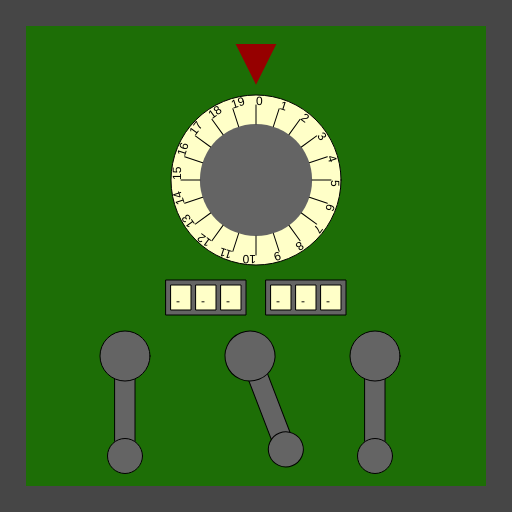
Frame 1 (no input)
Frame 60 (no input): identical to frame 1, image omitted
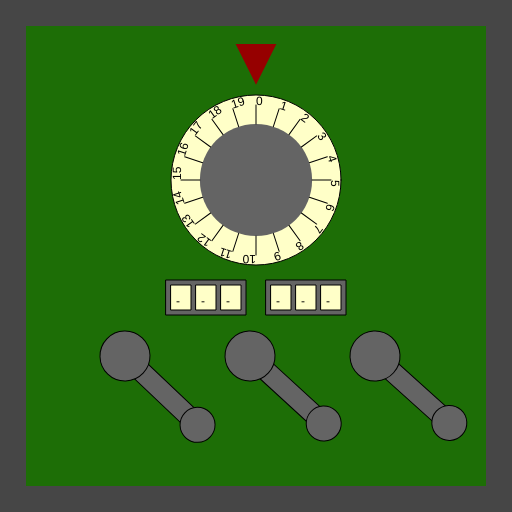
Frame 120 (the mouse pressed at the canvas centre since frame 60)

The p5.js sketch that drew these frames (run headless with seeded random() and noise() and a simulated clock; from frame 60 on, the mouse is pressed at the canvas centre):

// p5.js sketch
// ── sketch.js
/*

Officer: 4378685
CaseNum: 303-3-26128709-4378685

Case 303 - The Case of the Crooked Attorney
Stage 4 - The Courthouse

Torvalds has his final safe in his courthouse chambers. Luckily there is a court case proceeding.
You can sneak into his chambers whilst he makes his closing statement.

Crack the safe by doing the following:

	Whilst the mouse is being dragged:
	- Use the 'map' function to scale mouseX to values ranging from 3 to 15.
	- Assign the output to Restricted_Storage_Key_0

	When any key is released:
	- Use the 'random' function to produce random values ranging from 2 to 16.
	- Assign the output to Restricted_Storage_Key_1

	When any key is released:
	- Make Restricted_Storage_Key_2 equal to the value of 'keyCode'

	When the mouse button is pressed:
	- Use the 'map' function to scale mouseY to values ranging from 19 to 74.
	- Assign the output to Restricted_Storage_Key_3

	Whilst the mouse is moving:
	- Use the 'map' function to scale mouseX to values ranging from 21 to 74.
	- Assign the output to Restricted_Storage_Key_4

	When the mouse button is pressed:
	- Use the 'map' function to scale mouseX to values ranging from 18 to 78.
	- Assign the output to Restricted_Storage_Key_5



This time you'll need to create the relevant event handlers yourself.

There are many possible ways of investigating this case, but you
should use ONLY the following commands:

	- The assignment operator aka. the equals sign !
	- mouseX, mouseY
	- key, keyCode
	- random
	- map

*/

//declare the variables

var Restricted_Storage_Key_0;
var Restricted_Storage_Key_1;
var Restricted_Storage_Key_2;
var Restricted_Storage_Key_3;
var Restricted_Storage_Key_4;
var Restricted_Storage_Key_5;


function preload()
{
	//IMAGES WILL BE LOADED HERE

}

function setup()
{
	createCanvas(512,512);

	//initialise the variables
	Restricted_Storage_Key_0 = 0;
	Restricted_Storage_Key_1 = "";
	Restricted_Storage_Key_2 = "";
	Restricted_Storage_Key_3 = 0;
	Restricted_Storage_Key_4 = 0;
	Restricted_Storage_Key_5 = 0;

}

///////////////////EVENT HANDLERS///////////////////
//	Whilst the mouse is being dragged:
//	- Use the 'map' function to scale mouseX to values ranging from 3 to 15.
//	- Assign the output to Restricted_Storage_Key_0
//
//	When any key is released:
//	- Use the 'random' function to produce random values ranging from 2 to 16.
//	- Assign the output to Restricted_Storage_Key_1
//
//	When any key is released:
//	- Make Restricted_Storage_Key_2 equal to the value of 'keyCode'
//
//	When the mouse button is pressed:
//	- Use the 'map' function to scale mouseY to values ranging from 19 to 74.
//	- Assign the output to Restricted_Storage_Key_3
//
//	Whilst the mouse is moving:
//	- Use the 'map' function to scale mouseX to values ranging from 21 to 74.
//	- Assign the output to Restricted_Storage_Key_4
//
//	When the mouse button is pressed:
//	- Use the 'map' function to scale mouseX to values ranging from 18 to 78.
//	- Assign the output to Restricted_Storage_Key_5
//

//Create event handlers here to open the safe ...
function mouseMoved()
{
	console.log("mouseMoved", mouseX, mouseY);
    Restricted_Storage_Key_4 = map(mouseX, 0, width, 21, 74);
}

function mouseDragged()
{
	console.log("mouseDragged", mouseX, mouseY);
    Restricted_Storage_Key_0 = map(mouseX, 0, width, 3, 15);
}

function mousePressed()
{
	console.log("mousePressed");
    Restricted_Storage_Key_3 = map(mouseY, 0, height, 19, 74);
    Restricted_Storage_Key_5 = map(mouseX,0, width, 18, 78);
}

function mouseReleased()
{
	console.log("mouseReleased");

}

function keyPressed()
{
	console.log("keyPressed", key);
}

function keyReleased()
{
	console.log("keyReleased", key);
    Restricted_Storage_Key_1 = random(2, 16);
    Restricted_Storage_Key_2 = keyCode;
}


///////////////DO NOT CHANGE CODE BELOW THIS POINT///////////////////

function draw()
{

	//Draw the safe door
	background(70);
	noStroke();
	fill(29,110,6);
	rect(26,26,width-52,width-52);

	//Draw the combination dial
	push();
	translate(256,180);
	drawDial(170,Restricted_Storage_Key_0,20);
	pop();

	//Draw the spinners
	push();
	translate(206,280);
	drawSpinner(3, Restricted_Storage_Key_1);
	pop();

	push();
	translate(306,280);
	drawSpinner(3, Restricted_Storage_Key_2);
	pop();

	//Draw the levers
	push();
	translate(125,356);
	drawLever(Restricted_Storage_Key_3);
	pop();

	push();
	translate(250,356);
	drawLever(Restricted_Storage_Key_4);
	pop();

	push();
	translate(375,356);
	drawLever(Restricted_Storage_Key_5);
	pop();

}

function drawDial(diameter,num,maxNum)
{
	//the combination lock

	var r = diameter * 0.5;
	var p = r * 0.6;

	stroke(0);
	fill(255,255,200);
	ellipse(0,0,diameter,diameter);
	fill(100);
	noStroke();
	ellipse(0,0,diameter*0.66,diameter*0.66);
	fill(150,0,0);
	triangle(
		-p * 0.4,-r-p,
		p * 0.4,-r-p,
		0,-r-p/5
	);

	noStroke();

	push();
	var inc = 360/maxNum;

	rotate(radians(-num * inc));
	for(var i = 0; i < maxNum; i++)
	{
		push();
		rotate(radians(i * inc));
		stroke(0);
		line(0,-r*0.66,0,-(r-10));
		noStroke();
		fill(0);
		text(i,0,-(r-10));
		pop();
	}

	pop();
}

function drawLever(rot)
{
	push();
	rotate(radians(-rot))
	stroke(0);
	fill(100);
	rect(-10,0,20,100);
	ellipse(0,0,50,50);
	ellipse(0,100,35,35);
	pop();
}

function drawSpinner(numSpinners, val)
{
	var sw = 20;
	var ow = (sw + 5) * numSpinners + 5;
	stroke(0);
	fill(100);
	rect(-ow/2,0,ow,35);
	if(typeof(val) == "number")
	{
		val = floor(val).toString(); //convert to string
	}
	var d = numSpinners - val.length;

	for(var d = numSpinners - val.length; d > 0; d--)
	{
		val = "-" + val;
	}

	for(var i = 0; i < numSpinners; i++)
	{
		stroke(0);
		fill(255,255,200);
		rect(-ow/2 + i * (sw + 5) + 5,5,20,25);
		fill(0);
		noStroke();
		text(val[i],-ow/2 + sw/2 + i * (sw +5),25);
	}

}
